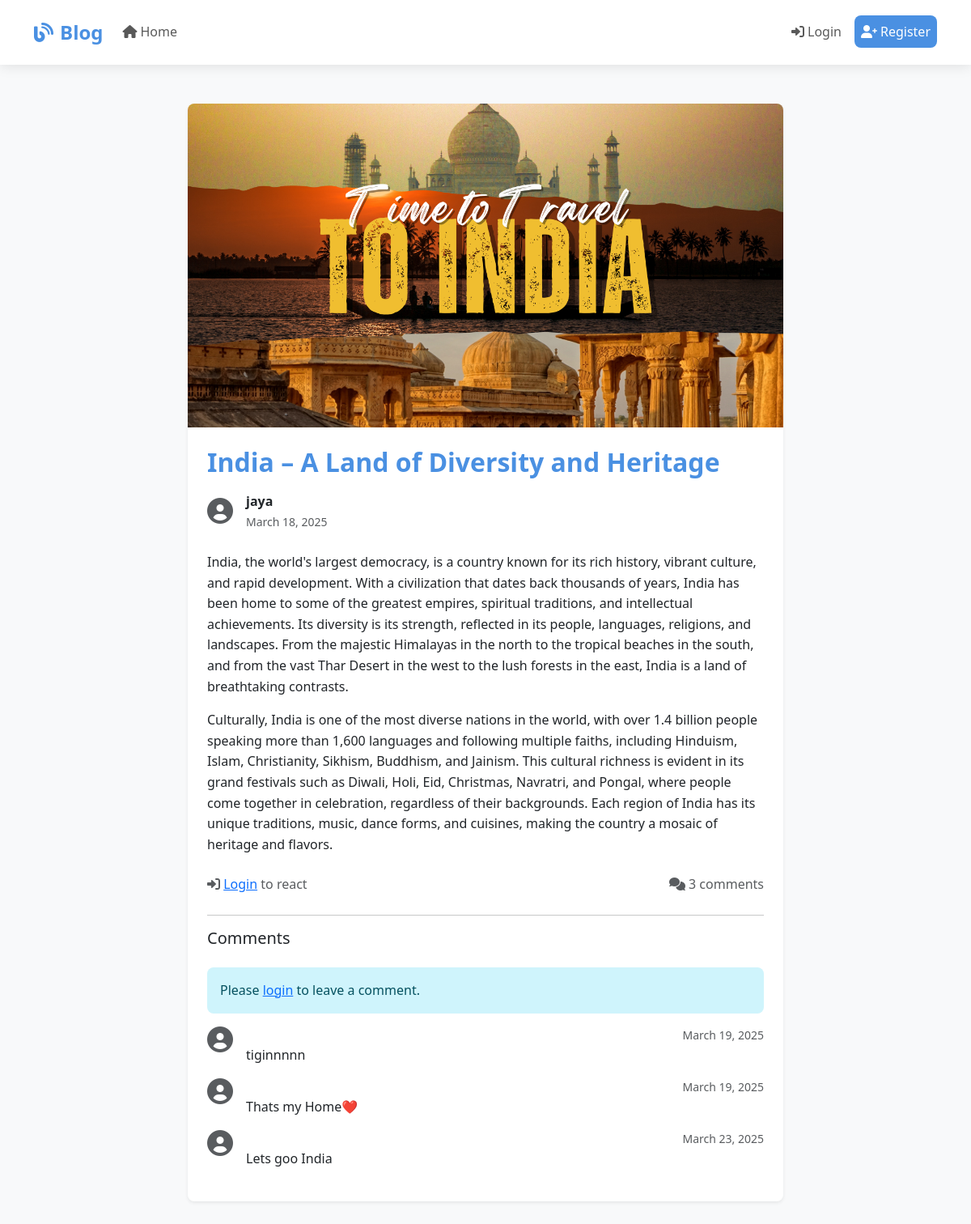
Page /post/6/ on the committed database.
### blog/models.py (models this page shows, shortened)
class BlogPost(models.Model):
    title = models.CharField(max_length=200)
    content = models.TextField()
    author = models.ForeignKey(Blogger, on_delete=models.CASCADE, related_name='posts')
    created_date = models.DateTimeField(default=timezone.now)
    image = models.ImageField(upload_to='blog_images/%Y/%m/%d/', blank=True, null=True)
    image_caption = models.CharField(max_length=200, blank=True, null=True)
    image_position = models.CharField(
        max_length=20,
        choices=[
            ('left', 'Left'),
            ('right', 'Right'),
            ('center', 'Center'),
            ('full', 'Full Width')
        ],
        default='center'
    )
    class Meta:
        ordering = ['-created_date']

class Blogger(models.Model):
    user = models.OneToOneField(User, on_delete=models.CASCADE)
    bio = models.TextField(max_length=500, blank=True)

class Comment(models.Model):
    post = models.ForeignKey(BlogPost, on_delete=models.CASCADE, related_name='comments')
    author = models.ForeignKey(User, on_delete=models.CASCADE)
    content = models.TextField()
    created_date = models.DateTimeField(default=timezone.now)
    class Meta:
        ordering = ['created_date']

### blog/views.py (the view)
# urls.py: path('post/<int:pk>/', views.PostDetailView.as_view(), name='post-detail'),
class PostDetailView(DetailView):
    model = BlogPost
    template_name = 'blog/post_detail.html'
    def get_context_data(self, **kwargs):
        context = super().get_context_data(**kwargs)
        context['comment_form'] = CommentForm()
        context['comments'] = self.object.comments.all()
        if self.request.user.is_authenticated:
            context['user_reaction'] = self.object.reactions.filter(
                user=self.request.user
            ).first()
        return context

### templates/blog/post_detail.html (shortened to what this page needs)
{% extends 'base.html' %}
{% load blog_filters %}
{% block content %}
<div class="container py-4">
    <div class="row justify-content-center">
        <div class="col-lg-8">
            <article class="card shadow-sm border-0">
                {% if object.image %}
                <img src="{{ object.image.url }}" class="card-img-top" alt="{{ object.title }}" style="max-height: 400px; object-fit: cover;">
                {% else %}
                <div class="card-img-top bg-light d-flex align-items-center justify-content-center" style="height: 300px;">
                    <i class="fas fa-image text-muted" style="font-size: 3rem;"></i>
                </div>
                {% endif %}
                <div class="card-body p-4">
                    <h1 class="card-title h2 mb-3">{{ object.title }}</h1>
                    <div class="d-flex align-items-center mb-4">
                        <div class="me-3">
                            <a href="{% url 'blogger-detail' object.author.pk %}" class="text-decoration-none">
                                {% if object.author.profile_picture %}
                                <img src="{{ object.author.profile_picture.url }}" alt="{{ object.author.user.username }}" class="rounded-circle" style="width: 40px; height: 40px; object-fit: cover;">
                                {% else %}
                                <i class="fas fa-user-circle fa-2x text-muted"></i>
                                {% endif %}
                            </a>
                        </div>
                        <div>
                            <p class="mb-0">
                                <a href="{% url 'blogger-detail' object.author.pk %}" class="text-decoration-none text-dark fw-bold">{{ object.author.user.username }}</a>
                            </p>
                            <small class="text-muted">{{ object.created_date|date:"F j, Y" }}</small>
                        </div>
                    </div>
                    <div class="card-text mb-4">
                        {{ object.content|linebreaks }}
                    </div>
                    <div class="d-flex justify-content-between align-items-center mb-4">
                        <div class="reaction-stats">
                            {% if user.is_authenticated %}
                            <div class="reaction-buttons">
                                <button class="btn btn-sm btn-outline-primary reaction-btn {% if object|has_user_reacted:user %}active{% endif %}" data-type="LIKE">
                                    <i class="fas fa-thumbs-up"></i>
                                    <span class="count">{{ object.reactions|filter_reactions:'LIKE'|length }}</span>
                                </button>
                                <button class="btn btn-sm btn-outline-danger reaction-btn {% if object|has_user_reacted:user %}active{% endif %}" data-type="LOVE">
                                    <i class="fas fa-heart"></i>
                                    <span class="count">{{ object.reactions|filter_reactions:'LOVE'|length }}</span>
                                </button>
                                <button class="btn btn-sm btn-outline-warning reaction-btn {% if object|has_user_reacted:user %}active{% endif %}" data-type="WOW">
                                    <i class="fas fa-surprise"></i>
                                    <span class="count">{{ object.reactions|filter_reactions:'WOW'|length }}</span>
                                </button>
                            </div>
                            {% else %}
                            <div class="text-muted">
                                <i class="fas fa-sign-in-alt"></i> <a href="{% url 'login' %}">Login</a> to react
                            </div>
                            {% endif %}
                        </div>
                        <div class="text-muted">
                            <i class="fas fa-comments"></i> {{ object.comments.count }} comments
                        </div>
                    </div>
                    <hr>
                    <div class="comments-section">
                        <h3 class="h5 mb-4">Comments</h3>
                        {% if user.is_authenticated %}
                        <form method="post" action="{% url 'add-comment' object.pk %}" class="mb-4">
                            {% csrf_token %}
                            <div class="mb-3">
                                <textarea name="content" class="form-control" rows="3" placeholder="Write a comment..." required></textarea>
                            </div>
                            <button type="submit" class="btn btn-primary">Post Comment</button>
                        </form>
                        {% else %}
                        <div class="alert alert-info">
                            Please <a href="{% url 'login' %}">login</a> to leave a comment.
                        </div>
                        {% endif %}
                        <div class="comments-list">
                            {% for comment in object.comments.all %}
                            <div class="comment mb-3">
                                <div class="d-flex align-items-start">
                                    <div class="me-3">
                                        {% if comment.author.profile_picture %}
                                        <img src="{{ comment.author.profile_picture.url }}" alt="{{ comment.author.user.username }}" class="rounded-circle" style="width: 40px; height: 40px; object-fit: cover;">
                                        {% else %}
                                        <i class="fas fa-user-circle fa-2x text-muted"></i>
                                        {% endif %}
                                    </div>
                                    <div class="flex-grow-1">
                                        <div class="d-flex justify-content-between align-items-center">
                                            <small class="text-muted">{{ comment.created_date|date:"F j, Y" }}</small>
                                        </div>
                                        <p class="mb-0">{{ comment.content }}</p>
                                    </div>
                                </div>
                            </div>
                            {% empty %}
                            <p class="text-muted">No comments yet. Be the first to comment!</p>
                            {% endfor %}
                        </div>
                    </div>
                </div>
            </article>
        </div>
    </div>
</div>
{% endblock %}

### templates/base.html (style rules this page uses)
:root { --primary-color: #4a90e2; --secondary-color: #f5f5f5; --text-color: #333; --border-radius: 8px; --box-shadow: 0 2px 15px rgba(0,0,0,0.1); --transition: all 0.3s ease; }
body { font-family: 'Segoe UI', system-ui, -apple-system, sans-serif; color: var(--text-color); background-color: #f8f9fa; line-height: 1.6; }
.card { border: none; border-radius: var(--border-radius); box-shadow: var(--box-shadow); transition: var(--transition); overflow: hidden; }
.card-title { color: var(--primary-color); font-weight: 600; }
.alert { border-radius: var(--border-radius); border: none; }

### rows in the picture
BlogPost: image (picture), title "India – A Land of Diversity and Heritage", author.user.username "jaya", created_date "March 18, 2025", content "India, the world's largest democracy, is a country known for its rich history, vibrant culture, and rapid development. With a civilization that dates back thousands of years, India has been home to some of the greatest empires, spiritual traditions, and intellectual achievements. Its diversity is its strength, reflected in its people, languages, religions, and landscapes. From the majestic Himalayas in the north to the tropical beaches in the south, and from the vast Thar Desert in the west to the lush forests in the east, India is a land of breathtaking contrasts. Culturally, India is one of the most diverse nations in the world, with over 1.4 billion people speaking more than 1,600…", comments.count "3"
Comment: created_date "March 19, 2025", content "tiginnnnn"
Comment: created_date "March 19, 2025", content "Thats my Home❤️"
Comment: created_date "March 23, 2025", content "Lets goo India"
